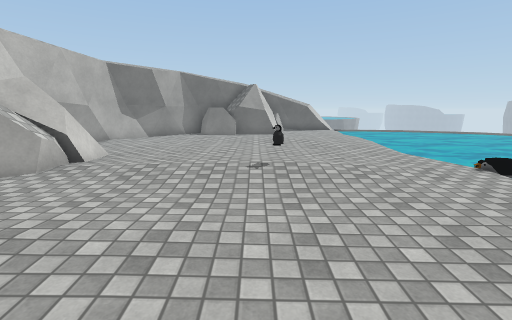
View 1 (above)

12 first-person views from a walk through a scene from a Unity 3-D project. The camera is 1.4 m above the floor, tilts 10° down and sees 85° across. The floor is counted in squares, 1 m on a side. Each view is taken from the middle of a square. On the plan, view 1 faces up. The plan holds only what a view shows up to about 14 squares ahead; the rest is blank. The place goes on beyond the plan. Surface patterns are stand-ins for the level's own textures.

View 2
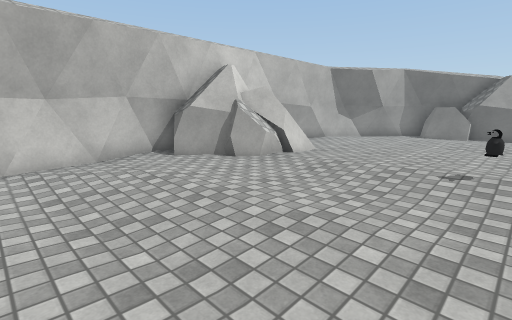

View 3
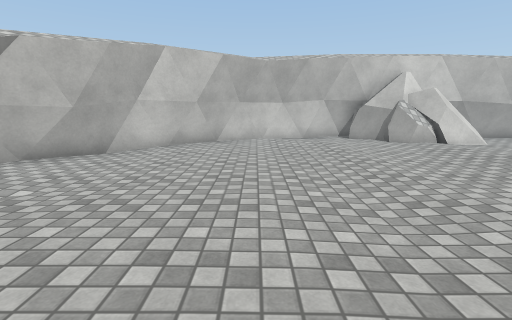

View 4
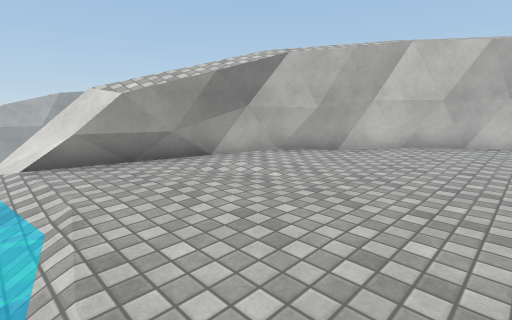

View 5
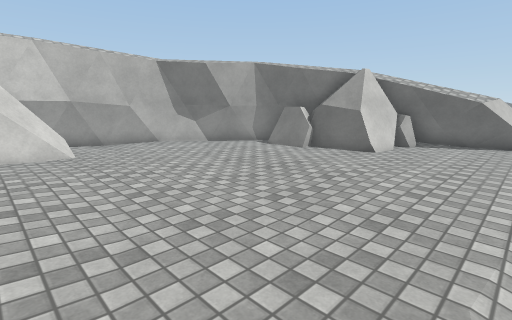

View 6
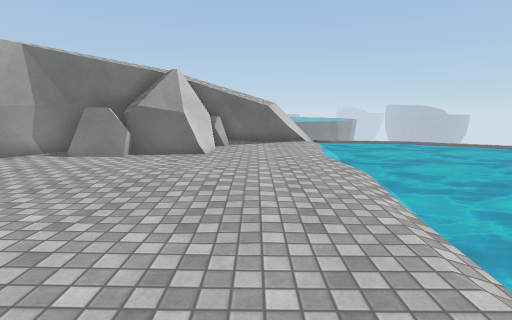

View 7
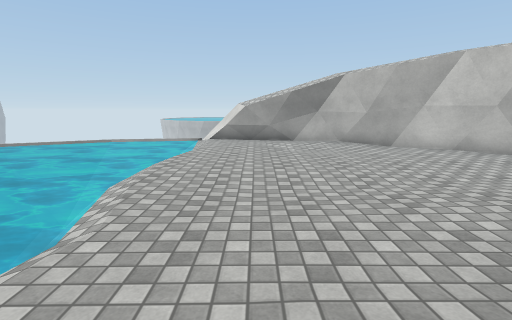

View 8
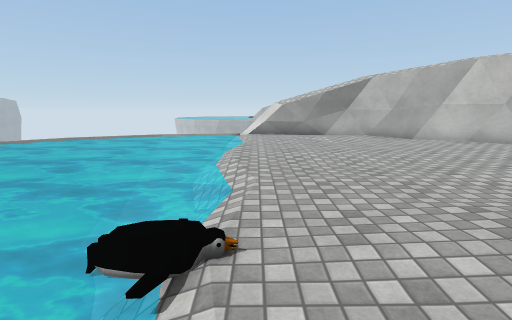

View 9
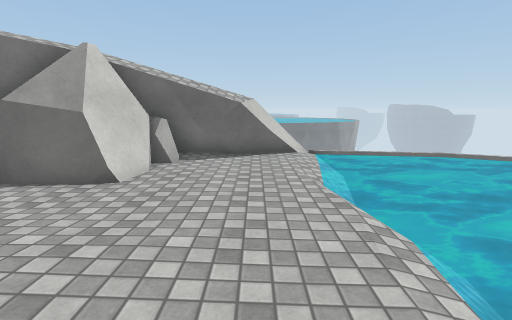

View 10
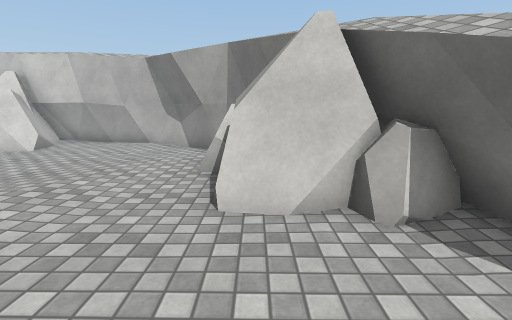

View 11
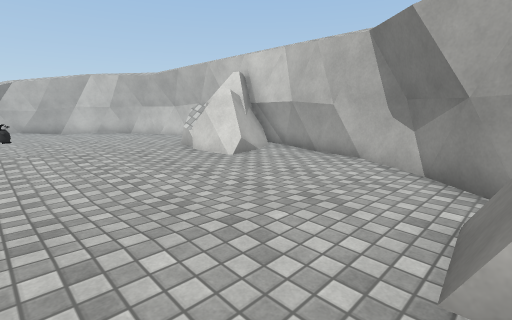

View 12
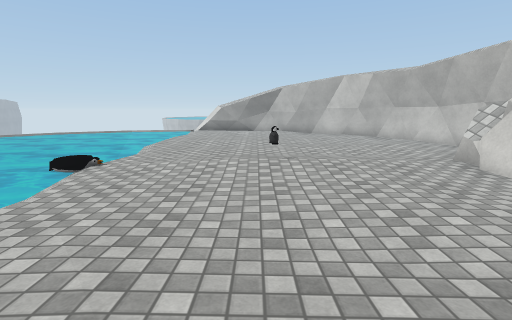

### Floor plan
Key: @ floor where view 1 was taken; # wall or solid block; . main floor; : floor 0.25 m higher than the main floor; - floor 0.25 m lower than the main floor; / step, stairs or slope; ~ water the walk can cross; ≈ water the walk keeps out of; O other object.
Columns run from 8 left of view 1 to 7 right of it. Each row starts with its distance up from view 1.
 21             ##/≈
 20         #####.-≈
 19         #O#...~≈
 18      ##OOO....~≈
 17     ##OOOO....~≈
 16    ##OOO......~≈
 15   ##..........~≈
 14  ##...........~≈
 13  #.......::...~≈
 12  #............~≈
 11  #............≈≈
 10 ##.........../≈≈
  9 ##OO........./≈≈
  8 #OOO...:......≈≈
  7 O  O..::::....≈≈
  6 O OO..:::O:...O≈
  5 #OO...........~≈
  4 #.............≈≈
  3 #.............~≈
  2 #.............~≈
  1 ##............/≈
  0  #......@...../≈
 -1  ##.........../≈
 -2   ##..........-≈
 -3    ##.........~≈
 -4     ##........~≈
 -5      ##.......~≈
 -6       ####....~≈
 -7         #####.~≈
 -8             ##/

Positions as (right, up) in squares from view 1, and headings:
1: (0, 0), facing up
2: (1, 0), facing up-left
3: (6, 0), facing left
4: (6, 0), facing down-left
5: (5, 7), facing up-left
6: (3, 7), facing up
7: (3, 7), facing down
8: (5, 9), facing down
9: (4, 11), facing up
10: (5, 17), facing left
11: (1, 16), facing down-left
12: (1, 14), facing down
